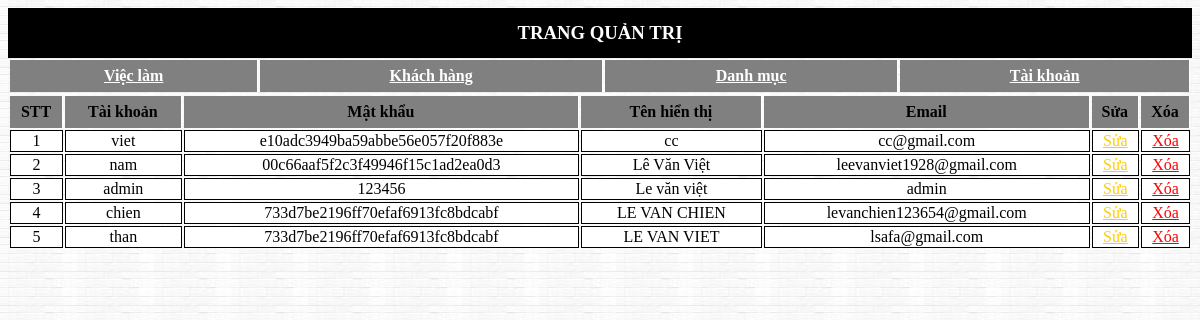
The page /account.php on the database its author committed.
### tables this page shows
CREATE TABLE `account` (
  `id_account` int(11) NOT NULL,
  `username` varchar(32) NOT NULL,
  `password` varchar(64) DEFAULT NULL,
  `name_displayed` varchar(64) NOT NULL,
  `email_restore` varchar(32) NOT NULL
);

### account.php (the view, shortened to what this page needs)
<?php
require 'header.php';
?>
<div id="account">
	<table>
		<tr >
			<th>STT</th>
			<th>Tài khoản</th>
			<th>Mật khẩu</th>
			<th>Tên hiển thị</th>
			<th>Email</th>
			<th>Sửa</th>
      		<th>Xóa</th>
		</tr>
		<?php
            require_once './connection.php';
               $stt=1;
               $rows = array();
             $result=mysqli_query($connect,"SELECT `id_account`, `username`, `password`, `name_displayed`, `email_restore` FROM `account`");
               while ($data = mysqli_fetch_assoc($result))
               { $rows[] = $data;
                   echo"<tr>";
                    echo"<td >$stt</td>";
                    echo "<td>$data[username]</td>";
                    echo "<td>$data[password]</td>";
					echo "<td>$data[name_displayed]</td>";
					echo "<td>$data[email_restore]</td>";
                    echo " <td><a style='color: #ffcc00' href='edit_sanpham.php?id=$data[id_account]'>Sửa</a></td>";
                    echo"<td><a style='color: red' href='delete_sanpham.php?id=$data[id_account] '>Xóa</a></td>";
                echo"</tr>";
                $stt++;
               }
               ?>
	</table>
</div>
</body>
</html>

### styleAPI.css (style rules this page uses)
body { background-image: url("bg1.jpg"); }
#account table { width: 100% }
#account th { border-right: 1px solid #fff; text-align: center; background: gray; line-height: 30px; box-sizing: border-box; }
#account td { text-align: center; border: 1px solid black; background-color: white; }

### rows shown on the page
account: username "viet", password "e10adc3949ba59abbe56e057f20f883e", name_displayed "cc", email_restore "cc@gmail.com"
account: username "nam", password "00c66aaf5f2c3f49946f15c1ad2ea0d3", name_displayed "Lê Văn Việt", email_restore "leevanviet1928@gmail.com"
account: username "admin", password "123456", name_displayed "Le văn việt", email_restore "admin"
account: username "chien", password "733d7be2196ff70efaf6913fc8bdcabf", name_displayed "LE VAN CHIEN", email_restore "levanchien123654@gmail.com"
account: username "than", password "733d7be2196ff70efaf6913fc8bdcabf", name_displayed "LE VAN VIET", email_restore "lsafa@gmail.com"
